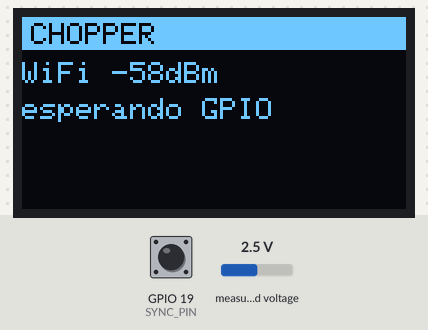
The sketch below on a simulated ESP32. Shown: 128×64 one-colour display. Wiring (inferred from the names in the program): ADS1115 converter at I2C address 0x48. The test bench sets the inputs (shaded band); at power-on: GPIO 19 (SYNC_PIN) HIGH, measured voltage 2.5 V. WiFi joins after 1.5 s; servers stay silent unless stated; uploads are accepted with an empty reply; what the sketch prints to the serial monitor is not drawn.

Above: at 3.0 s.
3.1 s: GPIO 19 (SYNC_PIN) pulsed LOW 2 times (0.12 s each, 0.3 s apart)
At 4.6 s:
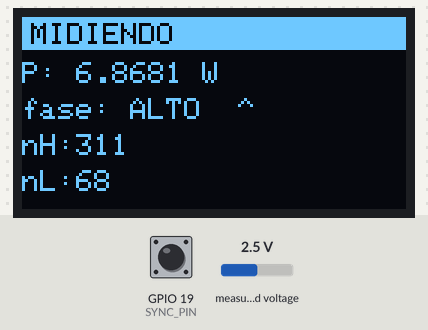
6.7 s: GPIO 19 (SYNC_PIN) driven LOW
At 8.8 s:
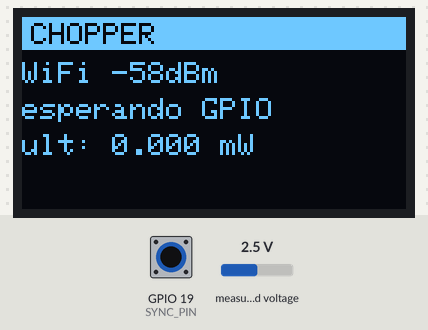
9.7 s: GPIO 19 (SYNC_PIN) driven HIGH
At 11.0 s:
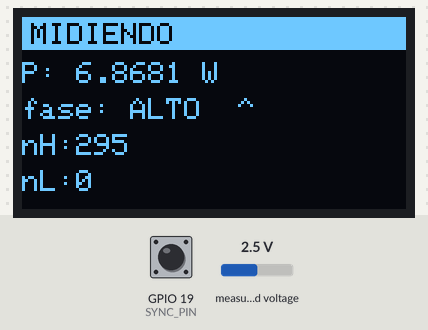
12.7 s: measured voltage set to 0.1 V
At 14.0 s:
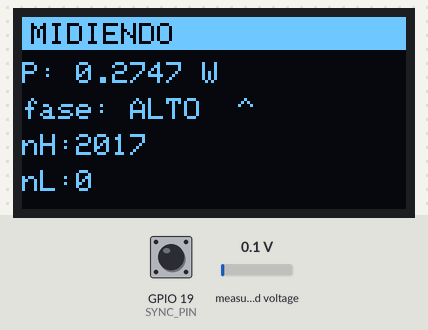
15.7 s: measured voltage set to 1.2 V
At 16.5 s:
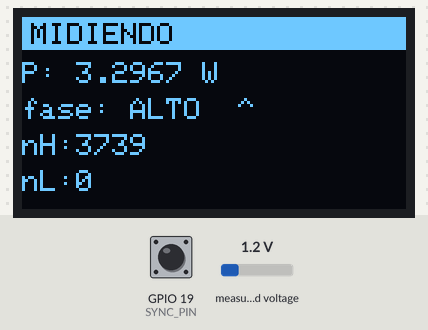
18.7 s: measured voltage set to 3.8 V
At 20.0 s:
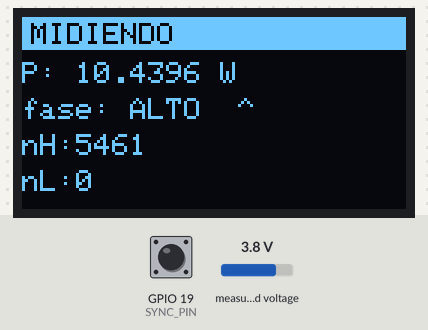
Timing chart, 0 to 21.7 s (numbered marks = the images above; inputs shaded):
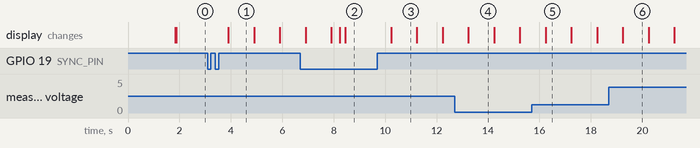

The sketch:

chopper_read.ino
```cpp
// TTGO LoRa32 + ADS1115 + INA240A1 -- modo CHOPPER (medicion diferencial).
// GPIO19 recibe el GPIO8 del FPGA, que ahora ALTERNA: alto = fase categoria,
// bajo = fase idle. Este firmware muestrea la potencia continuamente y la bina
// por estado del GPIO: acumula suma/cuenta de la fase ALTA y de la BAJA por
// separado. Cuando el experimento termina (GPIO bajo continuo > 1.5 s), calcula
//   delta = promedio_alto - promedio_bajo
// = potencia dinamica de la categoria sobre el idle, y la sube al Sheet.
// La deriva termica (lenta) se cancela porque las fases adyacentes estan a <1 s.
#include <WiFi.h>
#include <WiFiClientSecure.h>
#include <HTTPClient.h>
#include <Wire.h>
#include <Adafruit_GFX.h>
#include <Adafruit_SSD1306.h>

const char* WIFI_SSID = "SOLIS AP 7";
const char* WIFI_PASS = "SolisAP7*";
const char* SCRIPT_URL = "https://script.google.com/macros/s/REDACTED/exec";

constexpr uint8_t ADS_ADDR = 0x48;
constexpr uint8_t OLED_ADDR = 0x3C;
constexpr uint8_t ADS_REG_CONVERSION = 0x00;
constexpr uint8_t ADS_REG_CONFIG = 0x01;
constexpr uint8_t SYNC_PIN = 19;
constexpr uint8_t LORA_CS_PIN = 18;
constexpr uint8_t LORA_RESET_PIN = 23;

#ifndef RUN_LABEL
#define RUN_LABEL "chopper"
#endif

// AIN0-GND, continuo, +/-4.096 V, 860 SPS. SHUNT_OHMS calibrado por POTENCIA
// (idle real ~5.05 W): el paralelo dejo el shunt efectivo en ~91mohm, NO 50. Con
// 91mohm + G=20 a 1A da V_out~1.82V; +/-4.096V clipea a 2.25A (margen ok),
// +/-2.048V clipearia a 1.125A (riesgo en los picos de alu). Resolucion 125 uV/LSB.
constexpr uint16_t ADS_CONFIG = 0xC2E3;
constexpr float ADS_LSB_VOLTS = 0.000125f;
constexpr float SHUNT_OHMS = 0.091f;
constexpr float INA_GAIN = 20.0f;
constexpr float LOAD_VOLTS = 5.0f;

constexpr uint32_t END_GAP_MS = 1500;   // bajo continuo > esto => fin del experimento
constexpr uint8_t  SKIP_AFTER_EDGE = 2; // descarta muestras tras un cambio de fase (transitorio)

Adafruit_SSD1306 display(128, 64, &Wire, -1);

double sumHigh = 0, sumLow = 0;
uint32_t cntHigh = 0, cntLow = 0;
uint32_t lastHighMs = 0;
bool running = false;
bool prevHigh = false;
bool sawLow = false;        // vimos un bajo -> el firmware ya hizo gpio_init
uint8_t skip = 0;
bool wifiReady = false;

// OLED: refresco de baja frecuencia (la I2C del OLED frena el muestreo) + ultimo resultado.
uint32_t lastDispMs = 0;
double lastDelta = 0, lastAvgH = 0, lastAvgL = 0;
bool haveResult = false;

void writeRegister(uint8_t reg, uint16_t value) {
  Wire.beginTransmission(ADS_ADDR);
  Wire.write(reg); Wire.write(value >> 8); Wire.write(value & 0xFF);
  Wire.endTransmission();
}
bool adsPresent() { Wire.beginTransmission(ADS_ADDR); return Wire.endTransmission() == 0; }
int16_t readConversion() {
  Wire.beginTransmission(ADS_ADDR);
  Wire.write(ADS_REG_CONVERSION);
  Wire.endTransmission(false);
  Wire.requestFrom(ADS_ADDR, static_cast<uint8_t>(2));
  if (Wire.available() != 2) return 0;
  uint16_t raw = (static_cast<uint16_t>(Wire.read()) << 8) | Wire.read();
  return static_cast<int16_t>(raw);
}
// Encabezado: titulo en barra invertida + contenido en lineas de abajo.
void header(const char* title) {
  display.clearDisplay();
  display.fillRect(0, 0, 128, 11, SSD1306_WHITE);
  display.setTextColor(SSD1306_BLACK);
  display.setTextSize(1);
  display.setCursor(3, 2); display.print(title);
  display.setTextColor(SSD1306_WHITE);
}
void line(int row, const char* s) {            // row 0..3, bajo el encabezado
  display.setCursor(0, 15 + row * 12); display.print(s);
}

// Reposo: estado de WiFi + ultimo delta medido (si hay).
void screenIdle() {
  header("CHOPPER");
  char b[26];
  if (wifiReady) { snprintf(b, sizeof(b), "WiFi %lddBm", (long)WiFi.RSSI()); line(0, b); }
  else           line(0, "WiFi: ...");
  line(1, "esperando GPIO");
  if (haveResult) { snprintf(b, sizeof(b), "ult: %.3f mW", lastDelta * 1e3); line(2, b); }
  display.display();
}

// En medicion: potencia en vivo, fase actual y conteo de muestras.
void screenRun(float P, bool high) {
  header("MIDIENDO");
  char b[26];
  snprintf(b, sizeof(b), "P: %.4f W", P);                                      line(0, b);
  line(1, high ? "fase: ALTO  ^" : "fase: bajo  _");
  snprintf(b, sizeof(b), "nH:%lu", (unsigned long)cntHigh);                    line(2, b);
  snprintf(b, sizeof(b), "nL:%lu", (unsigned long)cntLow);                     line(3, b);
  display.display();
}

// Resultado: delta grande (mW) + promedios y conteos.
void screenResult() {
  header("LISTO");
  char b[26];
  display.setTextSize(2);
  snprintf(b, sizeof(b), "%.2f", lastDelta * 1e3);
  display.setCursor(0, 16); display.print(b);
  display.setTextSize(1); display.print(" mW");
  snprintf(b, sizeof(b), "H%.4f L%.4f", lastAvgH, lastAvgL);                   line(2, b);
  snprintf(b, sizeof(b), "n %lu/%lu", (unsigned long)cntHigh, (unsigned long)cntLow); line(3, b);
  display.display();
}
void connectWifi() {
  WiFi.mode(WIFI_STA); WiFi.begin(WIFI_SSID, WIFI_PASS);
  uint32_t t0 = millis();
  while (WiFi.status() != WL_CONNECTED && millis() - t0 < 20000) delay(300);
  wifiReady = (WiFi.status() == WL_CONNECTED);
}

bool uploadDelta(double delta, double avgH, double avgL, uint32_t nH, uint32_t nL) {
  if (!wifiReady) connectWifi();
  if (!wifiReady) { Serial.println("WiFi: no conectado"); return false; }
  // delta va en p_avg (lo lee fetch_sheet); avgH en valor; cuentas en samples/duration.
  String url = String(SCRIPT_URL) +
               "?profile=" + RUN_LABEL +
               "&valor=" + String(avgH, 6) +
               "&p_avg=" + String(delta, 6) +
               "&samples=" + String(nH) +
               "&duration_ms=" + String(nL);
  WiFiClientSecure client; client.setInsecure(); client.setTimeout(20000);
  HTTPClient https; https.begin(client, url);
  https.setFollowRedirects(HTTPC_STRICT_FOLLOW_REDIRECTS);
  https.setConnectTimeout(15000); https.setTimeout(20000);
  int code = https.GET(); String resp = https.getString(); https.end();
  Serial.printf("Sheets HTTP=%d resp=%s\n", code, resp.c_str());
  return code > 0 && code < 400;
}

void setup() {
  Serial.begin(115200); delay(300);
  pinMode(LORA_CS_PIN, OUTPUT); digitalWrite(LORA_CS_PIN, HIGH);
  pinMode(LORA_RESET_PIN, OUTPUT); digitalWrite(LORA_RESET_PIN, LOW);
  pinMode(SYNC_PIN, INPUT);
  Wire.begin(21, 22); Wire.setClock(400000);
  connectWifi();
  if (!display.begin(SSD1306_SWITCHCAPVCC, OLED_ADDR)) Serial.println("OLED no responde");
  if (!adsPresent()) { header("ERROR"); line(0, "ADS1115 no resp"); display.display(); while (true) delay(1000); }
  writeRegister(ADS_REG_CONFIG, ADS_CONFIG); delay(10);
  screenIdle();
  Serial.println("Modo CHOPPER: esperando alternancia de GPIO19...");
}

void loop() {
  static uint32_t lastDebugMs = 0;
  bool high = digitalRead(SYNC_PIN) == HIGH;
  int16_t raw = readConversion();
  float vout = raw * ADS_LSB_VOLTS;
  float current = vout / (INA_GAIN * SHUNT_OHMS);
  float P = LOAD_VOLTS * current;
  uint32_t now = millis();

  if (running && (now - lastDebugMs > 1000)) {
    lastDebugMs = now;
    Serial.printf("RAW=%d Vout=%.6f V I=%.6f A P=%.6f W phase=%s\n",
                  raw, vout, current, P, high ? "HIGH" : "LOW");
  }

  // descarta unas muestras tras cada cambio de fase (transitorio del ADC)
  if (!high) sawLow = true;   // ya vimos un bajo => el firmware ejecuto gpio_init

  // Arranca el experimento en el primer flanco BAJO->ALTO (tras haber visto un
  // bajo). Asi se IGNORA el alto inicial con que arranca la FPGA / la carga por
  // JTAG: ese alto no tiene un bajo antes, asi que no dispara el inicio. Si no,
  // se contaria como muestras altas a potencia idle e inflaria nH (y diluiria
  // avgHigh -> delta erroneo).
  if (high && !prevHigh && sawLow && !running) {
    running = true; sumHigh = sumLow = 0; cntHigh = cntLow = 0;
  }

  if (high != prevHigh) { skip = SKIP_AFTER_EDGE; prevHigh = high; }

  if (running && skip == 0) {
    if (high) { sumHigh += P; cntHigh++; }
    else      { sumLow  += P; cntLow++;  }
  }
  if (high) lastHighMs = now;
  if (skip > 0) skip--;

  // fin del experimento: bajo continuo > END_GAP_MS tras haber corrido
  if (running && cntHigh > 0 && cntLow > 0 && (now - lastHighMs) > END_GAP_MS) {
    double avgH = sumHigh / cntHigh;
    double avgL = sumLow / cntLow;
    double delta = avgH - avgL;
    Serial.printf("DELTA=%.6f W  (alto=%.6f baja=%.6f, nH=%lu nL=%lu)\n",
                  delta, avgH, avgL, cntHigh, cntLow);
    lastDelta = delta; lastAvgH = avgH; lastAvgL = avgL; haveResult = true;
    screenResult();
    uploadDelta(delta, avgH, avgL, cntHigh, cntLow);
    running = false;
    sawLow = false;   // exige un nuevo bajo antes de re-armar el proximo experimento
    lastDispMs = millis();  // deja la pantalla de resultado un rato antes del reposo
  }

  // Refresca el OLED a ~1 Hz: la I2C del OLED (~23 ms) frena el muestreo, asi que
  // NO se actualiza cada vuelta. ~2% de muestras perdidas, al azar -> sin sesgo.
  if (now - lastDispMs > 1000) {
    lastDispMs = now;
    if (running) screenRun(P, high);
    else         screenIdle();
  }

  delayMicroseconds(1163);  // ~860 muestras/s
}
```

Measured:
- after the input at 3.1 s, the display: changes after 0.80 s (image 1)
- after the input at 6.7 s, the display: first changes after 0.20 s (image 2 shows a later state)
- after the input at 9.7 s, the display: changes after 0.53 s (image 3)
- what the display in image 1 shows lasts 1.0 s, from 3.9 s to 4.9 s
